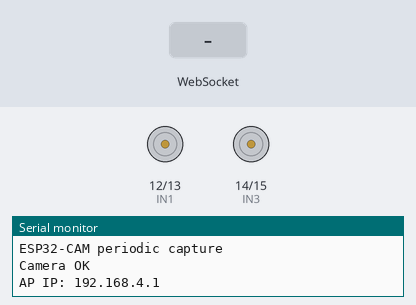
A sketch run on a simulated ESP32. Parts: motor-driver pin pairs drawn as motors (green arrow = first pin HIGH = forward, orange = second pin HIGH = backward, longer = more drive), the last lines printed to the serial monitor. The inputs (shaded band) are chosen by the test bench. The camera gives no picture.

Above: at 2.5 s.
2.6 s: WebSocket text "F" received
At 3.0 s:
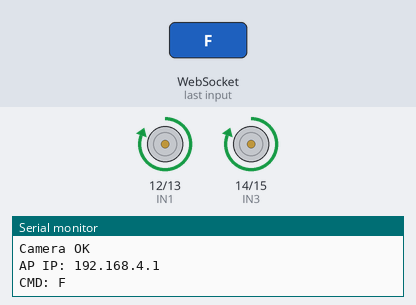
4.6 s: WebSocket text "B" received
At 5.0 s:
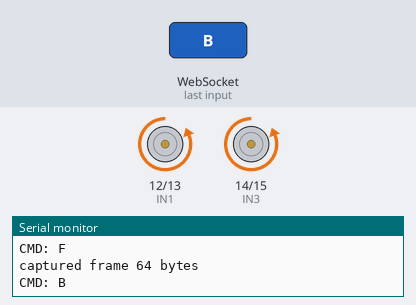
6.6 s: WebSocket text "L" received
At 7.0 s:
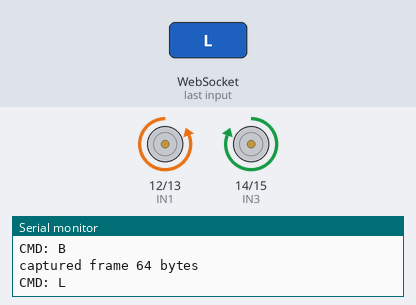
8.6 s: WebSocket text "R" received
At 9.0 s:
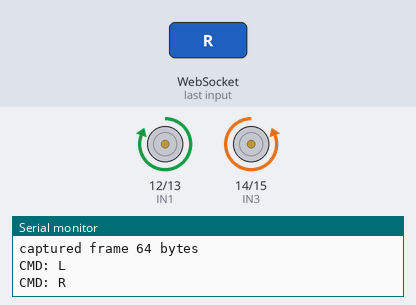
10.6 s: WebSocket text "FL" received
At 11.0 s:
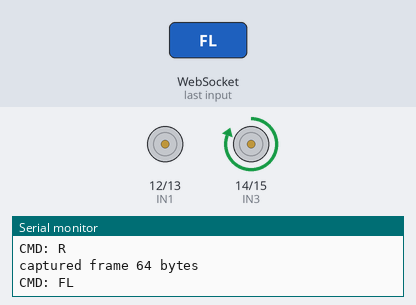
12.6 s: WebSocket text "FR" received
At 13.0 s:
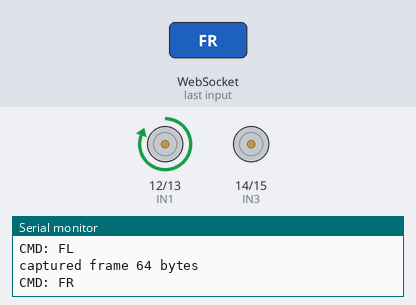
Timing chart, 0 to 15.6 s (numbered marks = the images above; inputs shaded):
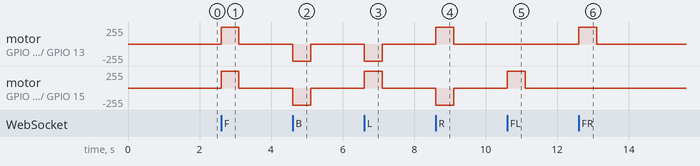

The sketch:

rover_imgs.ino
```cpp
#include <WiFi.h>
#include <WebServer.h>
#include <WebSocketsServer.h>
#include "esp_camera.h"
#include "soc/soc.h"
#include "soc/rtc_cntl_reg.h"

const char* ap_ssid     = "roverAP";
const char* ap_password = "12345678";

WebServer httpServer(8000);
WebSocketsServer wsServer(81);

#define PWDN_GPIO_NUM     32
#define RESET_GPIO_NUM    -1
#define XCLK_GPIO_NUM      0
#define SIOD_GPIO_NUM     26
#define SIOC_GPIO_NUM     27
#define Y9_GPIO_NUM       35
#define Y8_GPIO_NUM       34
#define Y7_GPIO_NUM       39
#define Y6_GPIO_NUM       36
#define Y5_GPIO_NUM       21
#define Y4_GPIO_NUM       19
#define Y3_GPIO_NUM       18
#define Y2_GPIO_NUM        5
#define VSYNC_GPIO_NUM    25
#define HREF_GPIO_NUM     23
#define PCLK_GPIO_NUM     22

const int IN1 = 12;
const int IN2 = 13;
const int IN3 = 14;
const int IN4 = 15;

bool camera_ok = false;

// buffer for latest JPEG
uint8_t *latest_buf = nullptr;
size_t   latest_len = 0;
unsigned long last_capture_ms = 0;
const unsigned long CAPTURE_INTERVAL_MS = 3000;

unsigned long lastCmdMs = 0;
const unsigned long CMD_TIMEOUT_MS = 500;

void motorStop() {
  digitalWrite(IN1, LOW);
  digitalWrite(IN2, LOW);
  digitalWrite(IN3, LOW);
  digitalWrite(IN4, LOW);
}
void motorForward() {
  digitalWrite(IN1, HIGH); digitalWrite(IN2, LOW);
  digitalWrite(IN3, HIGH); digitalWrite(IN4, LOW);
}
void motorBackward() {
  digitalWrite(IN1, LOW);  digitalWrite(IN2, HIGH);
  digitalWrite(IN3, LOW);  digitalWrite(IN4, HIGH);
}
void motorLeft() {
  digitalWrite(IN1, LOW);  digitalWrite(IN2, HIGH);
  digitalWrite(IN3, HIGH); digitalWrite(IN4, LOW);
}
void motorRight() {
  digitalWrite(IN1, HIGH); digitalWrite(IN2, LOW);
  digitalWrite(IN3, LOW);  digitalWrite(IN4, HIGH);
}

void translateCMD(const String& cmd) {
  Serial.print("CMD: "); Serial.println(cmd);
  if (cmd == "S") motorStop();
  else if (cmd == "F") motorForward();
  else if (cmd == "B") motorBackward();
  else if (cmd == "L") motorLeft();
  else if (cmd == "R") motorRight();
  else if (cmd == "FL") {
    digitalWrite(IN1, LOW);
    digitalWrite(IN2, LOW);
    digitalWrite(IN3, HIGH);
    digitalWrite(IN4, LOW);
  } else if (cmd == "FR") {
    digitalWrite(IN1, HIGH);
    digitalWrite(IN2, LOW);
    digitalWrite(IN3, LOW);
    digitalWrite(IN4, LOW);
  } else {
    motorStop();
  }
}

void onWsEvent(uint8_t num, WStype_t type, uint8_t * payload, size_t length) {
  if (type == WStype_TEXT) {
    String msg;
    for (size_t i = 0; i < length; i++) msg += (char)payload[i];
    msg.trim();
    lastCmdMs = millis();
    translateCMD(msg);
    wsServer.sendTXT(num, "OK");
  }
}

void handleRoot() {
  httpServer.send(200, "text/plain", "rover ok, see /image");
}

void handleImage() {
  if (!camera_ok) {
    httpServer.send(500, "text/plain", "camera not ready");
    return;
  }
  if (latest_buf == nullptr || latest_len == 0) {
    httpServer.send(503, "text/plain", "no frame yet");
    return;
  }

  httpServer.setContentLength(latest_len);
  httpServer.send(200, "image/jpeg", "");
  WiFiClient client = httpServer.client();
  client.write(latest_buf, latest_len);
}

void do_capture_to_ram() {
  if (!camera_ok) return;

  camera_fb_t *fb = esp_camera_fb_get();
  if (!fb) {
    Serial.println("capture failed");
    return;
  }

  // allocate or reallocate buffer
  if (latest_buf == nullptr || fb->len > latest_len) {
    // free old
    if (latest_buf != nullptr) {
      free(latest_buf);
      latest_buf = nullptr;
      latest_len = 0;
    }
    // allocate new (PSRAM if available)
    latest_buf = (uint8_t*) malloc(fb->len);
    if (!latest_buf) {
      Serial.println("malloc failed");
      esp_camera_fb_return(fb);
      return;
    }
  }

  memcpy(latest_buf, fb->buf, fb->len);
  latest_len = fb->len;

  esp_camera_fb_return(fb);

  Serial.printf("captured frame %u bytes\n", (unsigned)latest_len);
}

void setup() {
  Serial.begin(115200);
  delay(1000);
  Serial.println("ESP32-CAM periodic capture");

  // disable brownout
  WRITE_PERI_REG(RTC_CNTL_BROWN_OUT_REG, 0);

  // motors
  pinMode(IN1, OUTPUT);
  pinMode(IN2, OUTPUT);
  pinMode(IN3, OUTPUT);
  pinMode(IN4, OUTPUT);
  motorStop();

  // camera init
  camera_config_t config;
  config.ledc_channel = LEDC_CHANNEL_0;
  config.ledc_timer   = LEDC_TIMER_0;
  config.pin_d0       = Y2_GPIO_NUM;
  config.pin_d1       = Y3_GPIO_NUM;
  config.pin_d2       = Y4_GPIO_NUM;
  config.pin_d3       = Y5_GPIO_NUM;
  config.pin_d4       = Y6_GPIO_NUM;
  config.pin_d5       = Y7_GPIO_NUM;
  config.pin_d6       = Y8_GPIO_NUM;
  config.pin_d7       = Y9_GPIO_NUM;
  config.pin_xclk     = XCLK_GPIO_NUM;
  config.pin_pclk     = PCLK_GPIO_NUM;
  config.pin_vsync    = VSYNC_GPIO_NUM;
  config.pin_href     = HREF_GPIO_NUM;
  config.pin_sccb_sda = SIOD_GPIO_NUM;
  config.pin_sccb_scl = SIOC_GPIO_NUM;
  config.pin_pwdn     = PWDN_GPIO_NUM;
  config.pin_reset    = RESET_GPIO_NUM;
  config.xclk_freq_hz = 20000000;
  config.pixel_format = PIXFORMAT_JPEG;

  // to keep it responsive:
  if (psramFound()) {
    config.frame_size   = FRAMESIZE_QVGA;
    config.jpeg_quality = 15;
    config.fb_count     = 2;
  } else {
    config.frame_size   = FRAMESIZE_QVGA;
    config.jpeg_quality = 15;
    config.fb_count     = 1;
  }

  esp_err_t err = esp_camera_init(&config);
  if (err != ESP_OK) {
    Serial.printf("Camera init failed 0x%x\n", err);
    camera_ok = false;
  } else {
    Serial.println("Camera OK");
    camera_ok = true;
  }

  // Wi-Fi AP
  WiFi.mode(WIFI_AP);
  WiFi.softAP(ap_ssid, ap_password, 6, 0, 4);
  WiFi.setSleep(false);   // keep AP alive
  Serial.print("AP IP: ");
  Serial.println(WiFi.softAPIP());

  // HTTP
  httpServer.on("/", handleRoot);
  httpServer.on("/image", handleImage);
  httpServer.begin();

  // WS
  wsServer.begin();
  wsServer.onEvent(onWsEvent);
}

void loop() {
  httpServer.handleClient();
  wsServer.loop();

  unsigned long now = millis();
  if (camera_ok && now - last_capture_ms > CAPTURE_INTERVAL_MS) {
    last_capture_ms = now;
    do_capture_to_ram();
  }

  if (millis() - lastCmdMs > CMD_TIMEOUT_MS) {
    motorStop();
  }

  delay(1);
}
```

Measured:
- after the input at 2.6 s, motor on GPIO 12 (IN1) / GPIO 13 (IN2), motor on GPIO 14 (IN3) / GPIO 15 (IN4): stopped → forward 255/255 at once, → stopped 0.50 s later
- after the input at 4.6 s, motor on GPIO 12 (IN1) / GPIO 13 (IN2), motor on GPIO 14 (IN3) / GPIO 15 (IN4): stopped → backward 255/255 at once, → stopped 0.50 s later
- after the input at 6.6 s, motor on GPIO 12 (IN1) / GPIO 13 (IN2): stopped → backward 255/255 at once, → stopped 0.50 s later; motor on GPIO 14 (IN3) / GPIO 15 (IN4): stopped → forward 255/255 at once, → stopped 0.50 s later
- after the input at 8.6 s, motor on GPIO 12 (IN1) / GPIO 13 (IN2): stopped → forward 255/255 at once, → stopped 0.50 s later; motor on GPIO 14 (IN3) / GPIO 15 (IN4): stopped → backward 255/255 at once, → stopped 0.50 s later
- after the input at 10.6 s, motor on GPIO 14 (IN3) / GPIO 15 (IN4): stopped → forward 255/255 at once, → stopped 0.50 s later
- after the input at 12.6 s, motor on GPIO 12 (IN1) / GPIO 13 (IN2): stopped → forward 255/255 at once, → stopped 0.50 s later
